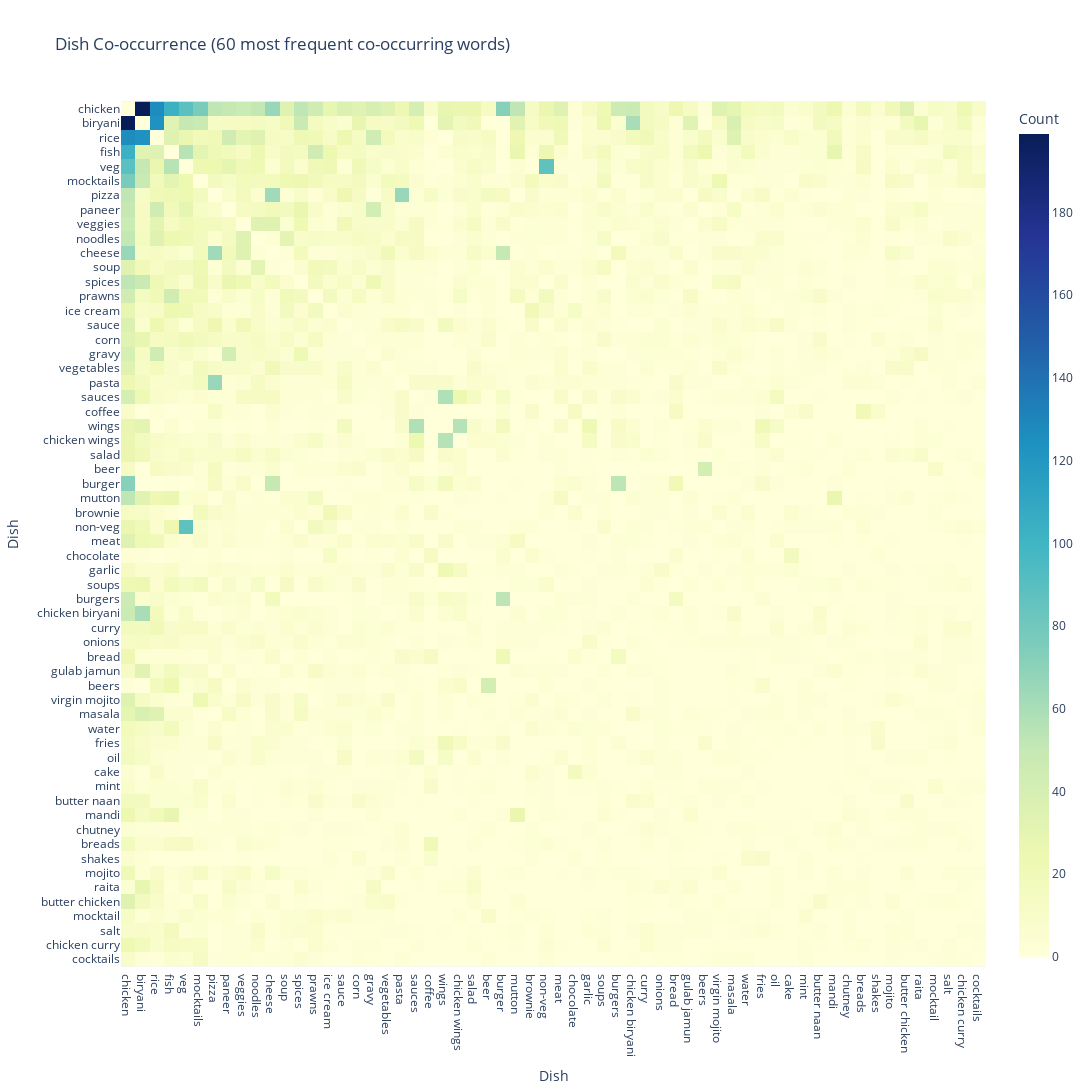

Notebook code cell kept with this figure:
### Code cell
fig = px.imshow(meals_co_occurrence.iloc[:60, :60], color_continuous_scale='YlGnBu', 
                labels=dict(x="Dish", y="Dish", color="Count"),
                title="Dish Co-occurrence (60 most frequent co-occurring words)", 
                width=1200, height=1200)

fig.show()

### Figure 1 — Plotly figure (JSON) as saved in the notebook; plotly's stock layout.template omitted (floating-point values rounded to 4 significant figures; data arrays with more than 128 entries replaced by an {"elided": "..."} marker saying what was removed)
{"data": [{"coloraxis": "coloraxis", "hovertemplate": "Dish: %{x}<br>Dish: %{y}<br>Count: %{z}<extra></extra>", "name": "0", "type": "heatmap", "x": ["chicken", "biryani", "rice", "fish", "veg", "mocktails", "pizza", "paneer", "veggies", "noodles", "cheese", "soup", "spices", "prawns", "ice cream", "sauce", "corn", "gravy", "vegetables", "pasta", "sauces", "coffee", "wings", "chicken wings", "salad", "beer", "burger", "mutton", "brownie", "non-veg", "meat", "chocolate", "garlic", "soups", "burgers", "chicken biryani", "curry", "onions", "bread", "gulab jamun", "beers", "virgin mojito", "masala", "water", "fries", "oil", "cake", "mint", "butter naan", "mandi", "chutney", "breads", "shakes", "mojito", "butter chicken", "raita", "mocktail", "salt", "chicken curry", "cocktails"], "xaxis": "x", "y": ["chicken", "biryani", "rice", "fish", "veg", "mocktails", "pizza", "paneer", "veggies", "noodles", "cheese", "soup", "spices", "prawns", "ice cream", "sauce", "corn", "gravy", "vegetables", "pasta", "sauces", "coffee", "wings", "chicken wings", "salad", "beer", "burger", "mutton", "brownie", "non-veg", "meat", "chocolate", "garlic", "soups", "burgers", "chicken biryani", "curry", "onions", "bread", "gulab jamun", "beers", "virgin mojito", "masala", "water", "fries", "oil", "cake", "mint", "butter naan", "mandi", "chutney", "breads", "shakes", "mojito", "raita", "butter chicken", "mocktail", "salt", "chicken curry", "cocktails"], "yaxis": "y", "z": {"elided": "60x60 int values"}}], "layout": {"coloraxis": {"colorbar": {"title": {"text": "Count"}}, "colorscale": [[0, "rgb(255,255,217)"], [0.125, "rgb(237,248,177)"], [0.25, "rgb(199,233,180)"], [0.375, "rgb(127,205,187)"], [0.5, "rgb(65,182,196)"], [0.625, "rgb(29,145,192)"], [0.75, "rgb(34,94,168)"], [0.875, "rgb(37,52,148)"], [1, "rgb(8,29,88)"]]}, "height": 1200, "title": {"text": "Dish Co-occurrence (60 most frequent co-occurring words)"}, "width": 1200, "xaxis": {"anchor": "y", "constrain": "domain", "domain": [0, 1], "scaleanchor": "y", "title": {"text": "Dish"}}, "yaxis": {"anchor": "x", "autorange": "reversed", "constrain": "domain", "domain": [0, 1], "title": {"text": "Dish"}}}}
